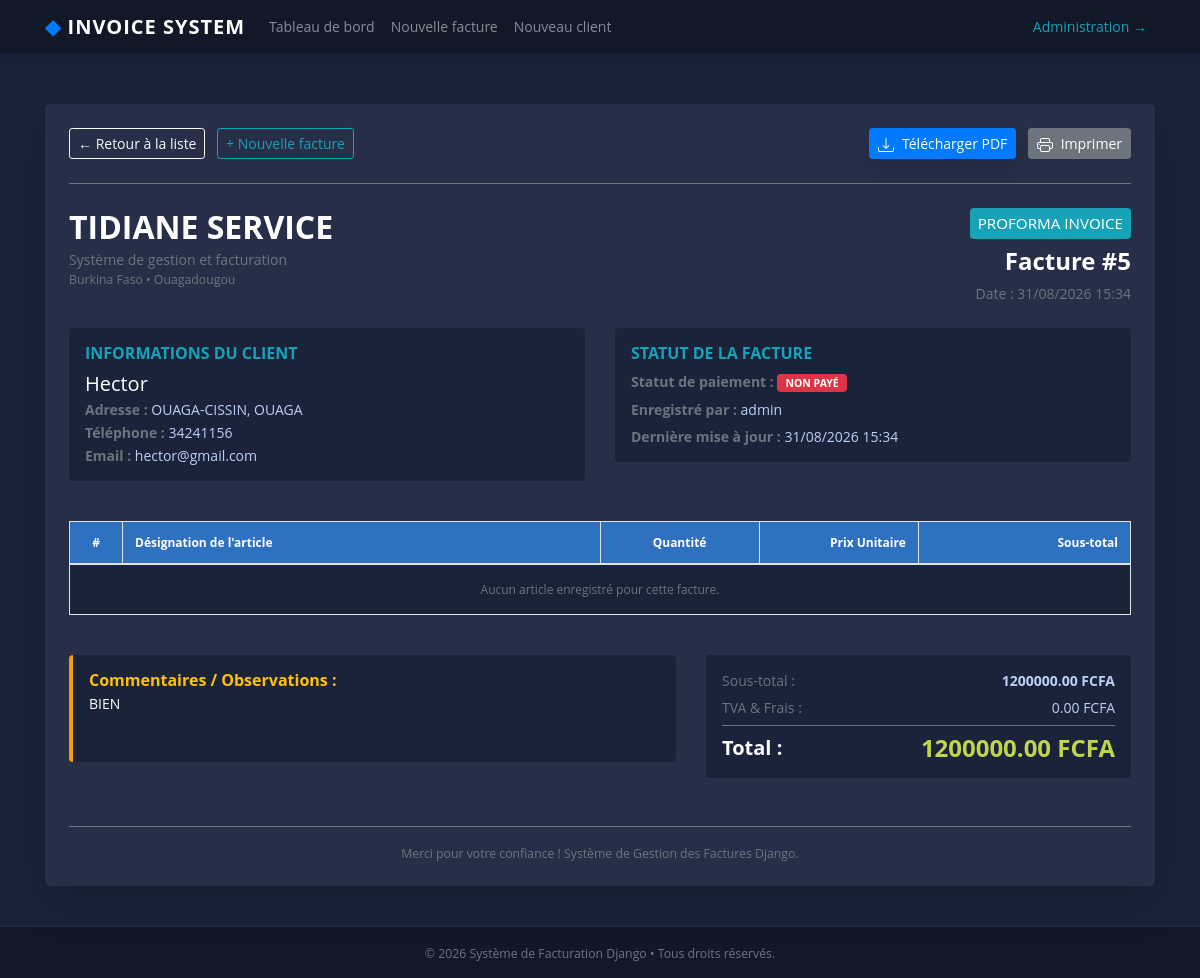
The app's page /view-invoice/5, older data.
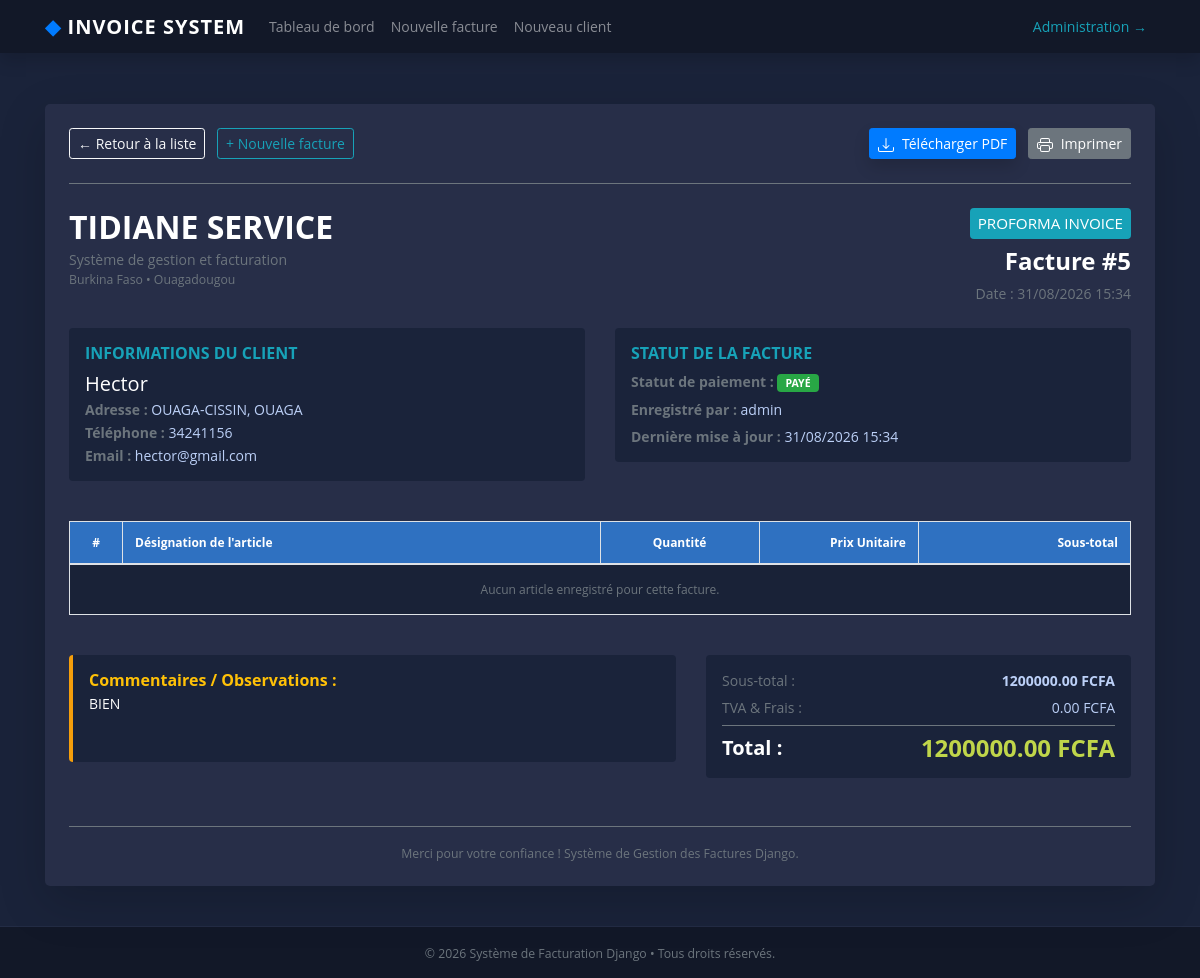
The same page, newer data.
### fact_app/views.py (the view)
# urls.py: path('view-invoice/<int:pk>', views.InvoiceVisualizationView.as_view(), name='view-invoice'),
class InvoiceVisualizationView(View):
    template_name = 'invoice.html'
    def get(self, request, *args, **kwargs):
        pk = kwargs.get('pk')
        context = get_invoice(pk)
        return render(request, self.template_name, context)

### fact_app/models.py (called while the page is built)
    @property
    def get_total(self):
        articles = self.article_set.all()
        if articles.exists():
            return sum(article.get_total for article in articles)
        return self.total or 0

### fact_app/utils.py (called while the page is built)
def get_invoice(pk):
    obj = get_object_or_404(Invoice, pk=pk)
    articles = obj.article_set.all()
    context = {
        'obj': obj,
        'articles': articles,
    }
    return context

### templates/invoice.html (shortened to what the changed rows need)
{% extends "base.html" %}
{% load static %}
{% block content %}
<br>
<div class="row">
    <div class="col-12">
        <div class="card shadow-lg border-0 mb-4" style="background-color: #272E48; color: #bcd0f7;">
            <div class="card-body p-4">
                <div class="row mb-4">
                    <div class="col-md-6 mb-3">
                        <h2 class="text-white font-weight-bold mb-1">TIDIANE SERVICE</h2>
                    </div>
                </div>
                <div class="row mb-4">
                    <div class="col-md-6 mb-3">
                        <div class="p-3 rounded" style="background-color: #1a233a;">
                            <p class="mb-2">
                                <strong class="text-muted">Statut de paiement :</strong>
                                {% if obj.paid %}
                                    <span class="badge badge-success px-2 py-1">PAYÉ</span>
                                {% else %}
                                    <span class="badge badge-danger px-2 py-1">NON PAYÉ</span>
                                {% endif %}
                            </p>
                        </div>
                    </div>
                </div>
                <div class="table-responsive mb-4">
                    <table class="table table-bordered table-striped" style="background-color: #1a243a; color: #bcd0f7;">
                        <thead style="background-color: #2f71c1; color: #ffffff;">
                            <tr>
                                <th style="width: 5%;" class="text-center">#</th>
                                <th style="width: 45%;">Désignation de l'article</th>
                                <th style="width: 15%;" class="text-center">Quantité</th>
                                <th style="width: 15%;" class="text-right">Prix Unitaire</th>
                                <th style="width: 20%;" class="text-right">Sous-total</th>
                            </tr>
                        </thead>
                    </table>
                </div>
            </div>
        </div>
    </div>
</div>
{% endblock content %}

Row changes from the older to the newer data that the page shows:
changed Invoice "PROFORMA INVOICE": paid False → True (drawn)
Text that changed along with them:
text no longer shown: "NON PAYÉ"
text now shown: "PAYÉ"
